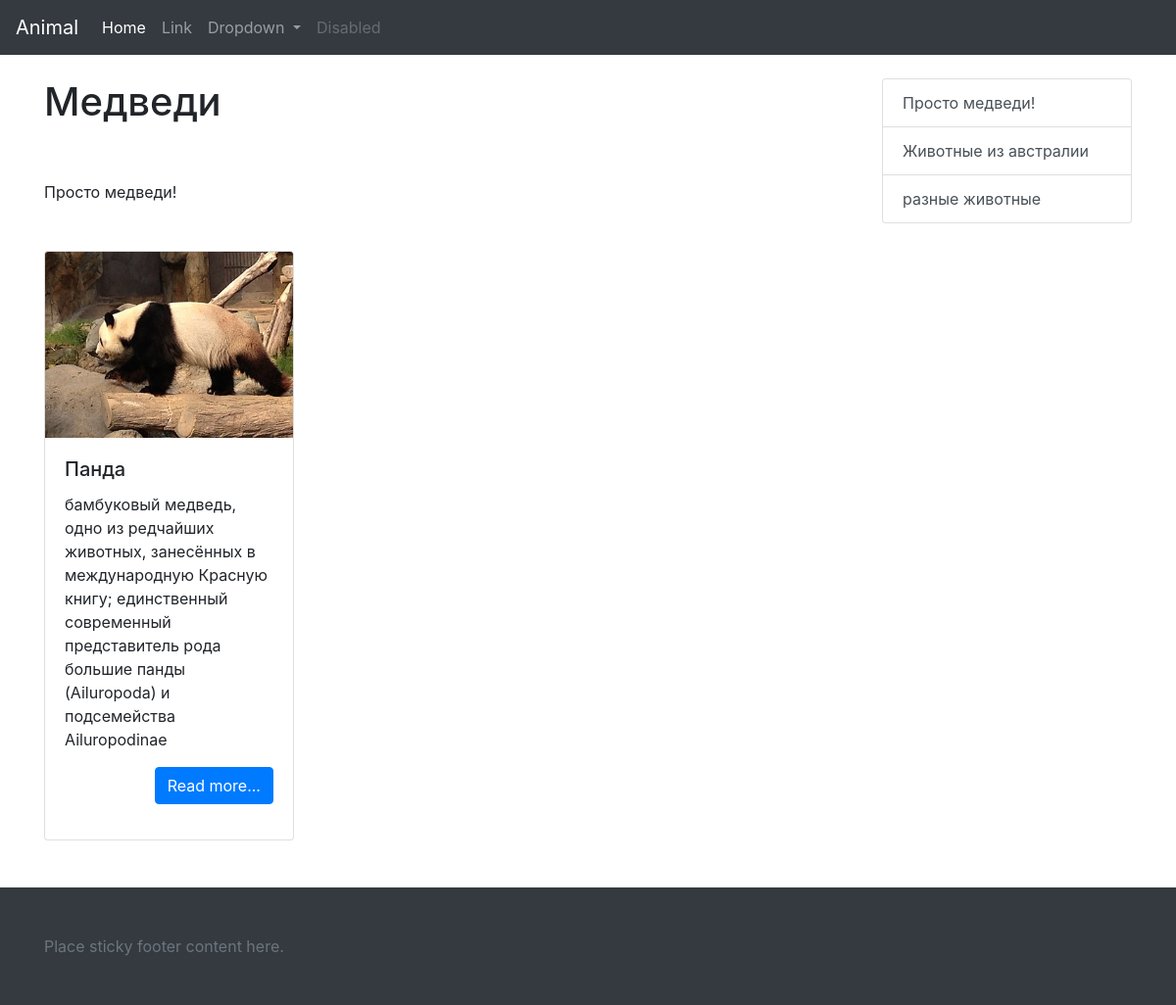
/category.php?id=1, run on the app's committed database.
### tables this page shows
CREATE TABLE `category` (
  `id` int(11) NOT NULL,
  `category` varchar(255) NOT NULL,
  `slug` varchar(255) NOT NULL,
  `image` text NOT NULL,
  `description` text NOT NULL
);

CREATE TABLE `info` (
  `id` int(11) NOT NULL,
  `title` varchar(255) NOT NULL,
  `category` int(11) NOT NULL,
  `descr_min` text NOT NULL,
  `description` text NOT NULL,
  `image` varchar(500) DEFAULT NULL
);

### core/function.php (called while the page is built, shortened)
<?php
function getPostFromCategory($conn){
    $sql = "SELECT * FROM info WHERE category=".$_GET['id'];
    $result = mysqli_query($conn, $sql);
    $a = array();
    if (mysqli_num_rows($result) > 0) {
        while($row = mysqli_fetch_assoc($result)) {
            $a[] = $row;
        }
    }
    return $a;
}
function getCatInfo($conn){
    $sql = "SELECT * FROM category WHERE id=".$_GET['id'];
    $result = mysqli_query($conn, $sql);
    if (mysqli_num_rows($result) > 0) {
        $row = mysqli_fetch_assoc($result);
    }
    return $row;
}
function getAllCatInfo($conn){
    $sql = "SELECT * FROM category";
    $result = mysqli_query($conn, $sql);
    $a = array();
    if (mysqli_num_rows($result) > 0) {
        while($row = mysqli_fetch_assoc($result)) {
            $a[] = $row;
        }
    }
    return $a;
}

### category.php (the view, shortened to what this page needs)
<?php
require_once('template/header.php');
$data = getPostFromCategory($conn);
$catList = getCatInfo($conn);
?>
<div class="container">
    <div class="row">
        <div class="col-lg-9">
            <div class="row">
                <div class="col-lg-12">
                <?php
                    echo "<h1>{$catList['category']}</h1>";
                ?>
                </div>
                <div class="col-lg-12">
                    <?php
                        echo "<div class='mb-5 mt-5'>".$catList['description']."</div>";
                    ?>
                </div>
            </div>
            <div class="row">
            <?php
                $out = '';
                for ($i=0; $i < count($data); $i++){
                    $out .='<div class="col-lg-4 col-md-6">';
                    $out .='<div class="card">';
                    $out .="<img src='/images/{$data[$i]['image']}' class='card-img-top'>";
                    $out .='<div class="card-body">';
                    $out .="<h5 class='card-title'>{$data[$i]['title']}</h5>";
                    $out .="<p class='card-text'>{$data[$i]['descr_min']}</p>";
                    $out .='<p class="text-right"><a href="/arcticle.php?id='.$data[$i]['id'].'" class="btn btn-primary">Read more...</a></p>';
                    $out .='</div>';
                    $out .='</div>';
                    $out .='</div>';
                }
                echo $out;
                ?>
            </div>
        </div>
        <div class="col-lg-3">
            <?php require_once('template/nav.php'); ?>
        </div>
    </div>
</div>
<?php
    require_once('template/footer.php');
?>

### template/nav.php
<?php
    $out = '<div class="list-group">';
    for ($i=0; $i < count($cat); $i++){
        $out .='<a class="list-group-item list-group-item-action" href="/category.php?id='.$cat[$i]['id'].'">';
        $out .= $cat[$i]['description'].'</a>';
    }
    echo $out;
    echo '</div>';
?>

### data on the page
category: category "Медведи", description "Просто медведи!"
info: image (picture), title "Панда", descr_min "бамбуковый медведь, одно из редчайших животных, занесённых в международную Красную книгу; единственный современный представитель рода большие панды (Ailuropoda) и подсемейства Ailuropodinae"
category: description "Животные из австралии"
category: description "разные животные"
